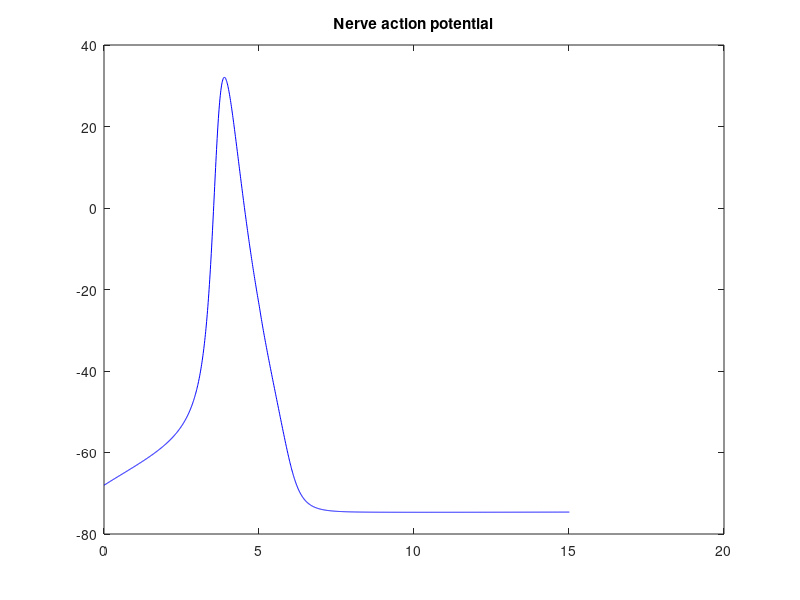

This figure's MATLAB source:
clc;
clear all;
close all;
%% Step 0
%  In = input('Ii=','s');
I0= input('I0=');
tpw= input('tpw=');
% I0=75;
% tpw=0.2;
dt=0.01;

% loop=500;%number of iterations
Erest=-68;
ek=-74.7;
ena = 54.2; 
Cm=1;
Gk = 12; 
Gna = 30;
n(1)=0.3;
m(1)=0.065;
h(1)=0.6;
Vm(1)=-68; 


t=zeros();
v=zeros();
an=zeros(); bn=zeros(); am=zeros(); bm=zeros(); ah=zeros(); bh=zeros();
dn=zeros();dm=zeros();dh=zeros(); gk=zeros(); gna=zeros(); Ik=zeros();
Ina=zeros();Is=zeros();dVm=zeros();
tmax=15;  
i=1;

% tpw=0.2;
% I0=5;

%%Step 1
while(t(i)<tmax)
 v(i)= Vm(i)-Erest;
an(i)=(0.01*(10-v(i)))/(exp((10-v(i))/10)-1);
    bn(i)=0.125*exp((-1)*v(i)/80);
    am(i)=(0.1*(25-v(i)))/(exp((25-v(i))/10)-1);
    bm(i)=4*exp((-1)*v(i)/18);
    ah(i)=0.07*exp((-1)*v(i)/20);
    bh(i)=1/(exp((30-v(i))/10)+1);
    dn(i)=dt*((an(i)*(1-n(i)))-(bn(i)*n(i)));
    dm(i)=dt*((am(i)*(1-m(i)))-(bm(i)*m(i)));
    dh(i)=dt*((ah(i)*(1-h(i)))-(bh(i)*h(i)));
% dn(i)=dt*((an*(1-n(i)))-(bn*n(i)));
% dm(i)=dt*((am*(1-m(i)))-(bm*m(i)));
% dh(i)=dt*((ah*(1-h(i)))-(bh*h(i)));
n(i+1)=n(i)+dn(i);
m(i+1)=m(i)+dm(i);
h(i+1)=h(i)+dh(i);

gk(i)=Gk*(n(i)^4); gna(i)=Gna*(m(i)^3)*h(i);
 Ik(i)=gk(i)*(Vm(i)-ek);  Ina(i)=gna(i)*(Vm(i)-ena);

 if((t(i)>0)&&(t(i)<tpw))
      Is(i) = I0;
    else
        Is(i)=0;
 end
    % Total capacitive current
    Ic(i)= Is(i)-(Ik(i)+Ina(i));
     % membrane voltage
    dVm(i) = (Ic(i)/Cm)*dt;
    Vm(i+1)=Vm(i)+dVm(i);
     i=i+1;
    t(i)=t(i-1)+dt;
end
figure;
plot(t,Vm,'blue')
% ,t(1:end-1),gk,'red',t(1:end-1),gna,'green');
% legend('Action Potential')
% ,'gk','gna')
title('Nerve action potential');
%h=legend('Action potential','gk','gna',3);
%set(h,'Location','NorthEast');    
% xlabel('Time (msec)');
%  hold on
% Ic(1,1502)=0;
%  plot(t,Ic,'red')



